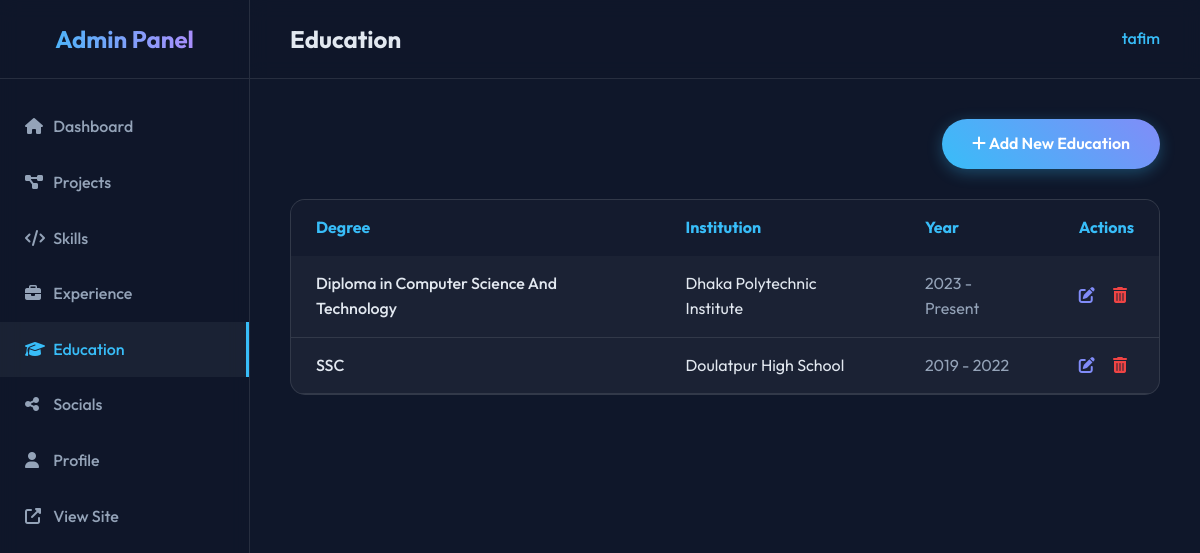
Screenshot of /dashboard/education/ (signed in) with the database file from the repository.
### portfolio/models.py (models this page shows, shortened)
class Education(models.Model):
    degree = models.CharField(max_length=100)
    institution = models.CharField(max_length=100)
    start_date = models.DateField()
    end_date = models.DateField(null=True, blank=True)
    description = models.TextField(blank=True)

### portfolio/views.py (the view)
# urls.py: path('dashboard/education/', education_list, name='education_list'),
@login_required
@user_passes_test(is_superuser)
def education_list(request):
    education_list = Education.objects.all().order_by('-start_date')
    return render(request, 'portfolio/admin/education_list.html', {'education_list': education_list})

### portfolio/views.py (called while the page is built)
def is_superuser(user):
    return user.is_superuser

### portfolio/templates/portfolio/admin/education_list.html
{% extends 'portfolio/admin/admin_base.html' %}
{% block header_title %}Education{% endblock %}
{% block content %}
<div class="action-bar" style="margin-bottom: 30px; display: flex; justify-content: flex-end;">
    <a href="{% url 'education_create' %}" class="btn btn-primary"><i class="fas fa-plus"></i> Add New Education</a>
</div>
<div class="table-container" style="background: var(--glass-bg); border-radius: 15px; overflow: hidden; border: 1px solid var(--glass-border);">
    <table style="width: 100%; border-collapse: collapse;">
        <thead>
            <tr style="background: rgba(15, 23, 42, 0.6); text-align: left;">
                <th style="padding: 15px 25px; color: var(--primary-color);">Degree</th>
                <th style="padding: 15px 25px; color: var(--primary-color);">Institution</th>
                <th style="padding: 15px 25px; color: var(--primary-color);">Year</th>
                <th style="padding: 15px 25px; color: var(--primary-color);">Actions</th>
            </tr>
        </thead>
        <tbody>
            {% for edu in education_list %}
            <tr style="border-bottom: 1px solid var(--glass-border); transition: background 0.3s;" onmouseover="this.style.background='rgba(30, 41, 59, 0.5)'" onmouseout="this.style.background='transparent'">
                <td style="padding: 15px 25px; font-weight: 500;">{{ edu.degree }}</td>
                <td style="padding: 15px 25px;">{{ edu.institution }}</td>
                <td style="padding: 15px 25px; color: #94a3b8;">
                    {{ edu.start_date|date:"Y" }} -
                    {% if edu.end_date %}
                    {{ edu.end_date|date:"Y" }}
                    {% else %}
                    Present
                    {% endif %}
                </td>
                <td style="padding: 15px 25px;">
                    <a href="{% url 'education_update' edu.pk %}" style="color: var(--secondary-color); margin-right: 15px;" title="Edit"><i class="fas fa-edit"></i></a>
                    <a href="{% url 'education_delete' edu.pk %}" style="color: #ef4444;" title="Delete"><i class="fas fa-trash-alt"></i></a>
                </td>
            </tr>
            {% empty %}
            <tr>
                <td colspan="4" style="padding: 30px; text-align: center; color: #94a3b8;">No education records found.</td>
            </tr>
            {% endfor %}
        </tbody>
    </table>
</div>
{% endblock %}

### portfolio/templates/portfolio/admin/admin_base.html (shortened to what this page needs)
{% load static %}
<!DOCTYPE html>
<html lang="en">
<head>
    <link rel="stylesheet" href="https://cdnjs.cloudflare.com/ajax/libs/font-awesome/6.4.0/css/all.min.css">
    <link rel="stylesheet" href="{% static 'css/styles.css' %}">
    <link rel="stylesheet" href="{% static 'css/admin.css' %}">
    <link href="https://unpkg.com/aos@2.3.1/dist/aos.css" rel="stylesheet">
</head>
<body>
    <div class="admin-container">
        <aside class="sidebar">
            <div class="sidebar-header">
                <h2>Admin Panel</h2>
            </div>
            <ul class="sidebar-menu">
                <li><a href="{% url 'dashboard' %}" class="{% if request.resolver_match.url_name == 'dashboard' %}active{% endif %}"><i class="fas fa-home"></i> Dashboard</a></li>
                <li><a href="{% url 'project_list' %}" class="{% if 'project' in request.resolver_match.url_name %}active{% endif %}"><i class="fas fa-project-diagram"></i> Projects</a></li>
                <li><a href="{% url 'skill_list' %}" class="{% if 'skill' in request.resolver_match.url_name %}active{% endif %}"><i class="fas fa-code"></i> Skills</a></li>
                <li><a href="{% url 'experience_list' %}" class="{% if 'experience' in request.resolver_match.url_name %}active{% endif %}"><i class="fas fa-briefcase"></i> Experience</a></li>
                <li><a href="{% url 'education_list' %}" class="{% if 'education' in request.resolver_match.url_name %}active{% endif %}"><i class="fas fa-graduation-cap"></i> Education</a></li>
                <li><a href="{% url 'social_link_list' %}" class="{% if 'social' in request.resolver_match.url_name %}active{% endif %}"><i class="fas fa-share-alt"></i> Socials</a></li>
                <li><a href="{% url 'profile_update' %}" class="{% if 'profile' in request.resolver_match.url_name %}active{% endif %}"><i class="fas fa-user"></i> Profile</a></li>
                <li><a href="{% url 'home' %}" target="_blank"><i class="fas fa-external-link-alt"></i> View Site</a></li>
            </ul>
        </aside>
        <main class="main-content">
            <header class="admin-header" data-aos="fade-down">
                <h3>{% block header_title %}Dashboard{% endblock %}</h3>
                <div class="user-info">
                    <span>{{ request.user.username }}</span>
                </div>
            </header>
            <div class="content-wrapper">
                {% block content %}{% endblock %}
            </div>
        </main>
    </div>
</body>
</html>

### static/css/styles.css (style rules this page uses)
:root { --bg-color: #0f172a; --text-color: #e2e8f0; --primary-color: #38bdf8; --secondary-color: #818cf8; --accent-color: #c084fc; --glass-bg: rgba(255, 255, 255, 0.05); --glass-border: rgba(255, 255, 255, 0.1); --card-bg: rgba(30, 41, 59, 0.7); --nav-bg: rgba(15, 23, 42, 0.8); }
* { margin: 0; padding: 0; box-sizing: border-box; }
body { font-family: 'Outfit', sans-serif; background-color: var(--bg-color); color: var(--text-color); line-height: 1.6; overflow-x: hidden; }
html { scroll-behavior: smooth; }
a { text-decoration: none; color: inherit; transition: all 0.3s ease; }
ul { list-style: none; }
.btn { display: inline-block; padding: 12px 30px; border-radius: 50px; font-weight: 600; cursor: pointer; transition: transform 0.3s, box-shadow 0.3s; }
.btn-primary { background: linear-gradient(45deg, var(--primary-color), var(--secondary-color)); color: #fff; box-shadow: 0 4px 15px rgba(56, 189, 248, 0.3); }

### static/css/admin.css (style rules this page uses)
.admin-container { display: flex; min-height: 100vh; }
.sidebar { width: 250px; background: var(--nav-bg); border-right: 1px solid var(--glass-border); backdrop-filter: blur(10px); display: flex; flex-direction: column; position: fixed; height: 100vh; }
.sidebar-header { padding: 20px; text-align: center; border-bottom: 1px solid var(--glass-border); }
.sidebar-header h2 { background: linear-gradient(to right, var(--primary-color), var(--accent-color)); -webkit-background-clip: text; background-clip: text; -webkit-text-fill-color: transparent; font-size: 1.5rem; }
.sidebar-menu { flex: 1; padding: 20px 0; }
.sidebar-menu li a { display: block; padding: 15px 25px; color: #94a3b8; transition: all 0.3s; font-weight: 500; }
.sidebar-menu li a:hover, .sidebar-menu li a.active { color: var(--primary-color); background: var(--glass-bg); border-right: 3px solid var(--primary-color); }
.sidebar-menu li a i { width: 25px; }
.main-content { flex: 1; margin-left: 250px; display: flex; flex-direction: column; }
.admin-header { padding: 20px 40px; background: var(--nav-bg); border-bottom: 1px solid var(--glass-border); display: flex; justify-content: space-between; align-items: center; backdrop-filter: blur(10px); }
.admin-header h3 { font-size: 1.5rem; color: var(--text-color); }
.user-info { color: var(--primary-color); font-weight: 500; }
.content-wrapper { padding: 40px; flex: 1; overflow-y: auto; }

### rows the page displays
Education: degree "Diploma in Computer Science And Technology", institution "Dhaka Polytechnic Institute", start_date "2023", shows "Present"
Education: degree "SSC", institution "Doulatpur High School", start_date "2019", end_date "2022"

### other values shown
{{ request.user.username }} "tafim"
